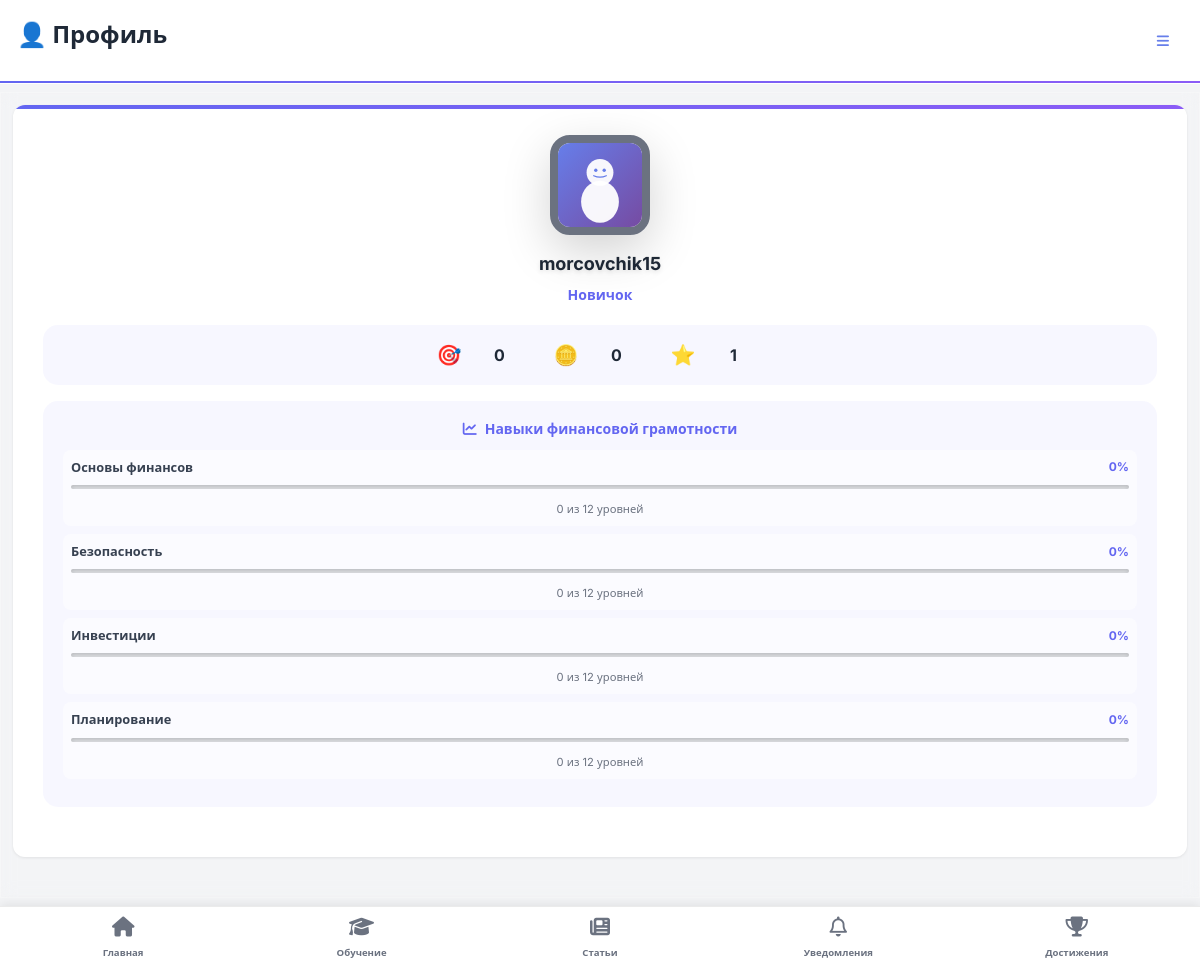
The app's page /accounts/profile/ (signed in) with its own data.
### accounts/models.py (models this page shows, shortened)
class User(AbstractUser):
    avatar = models.ImageField(upload_to='avatars/', null=True, blank=True)
    default_avatar = models.CharField(max_length=20, null=True, blank=True, choices=[
        ('default1', 'Мечтатель'),
        ('default2', 'Новатор'),
        ('default3', 'Аналитик'),
        ('default4', 'Победитель'),
    ])
    avatar_border = models.CharField(max_length=20, default='novice', choices=[
        ('novice', 'Новичок'),
        ('beginner', 'Ученик'),
        ('intermediate', 'Защитник'),
        ('advanced', 'Эксперт'),
        ('expert', 'Мастер'),
        ('master', 'Гуру'),
        ('legend', 'Легенда'),
    ])
    points = models.IntegerField(default=0)
    coins = models.IntegerField(default=0)
    level_number = models.IntegerField(default=1)
    notifications_enabled = models.BooleanField(default=True, verbose_name="Получать напоминания")
    groups = models.ManyToManyField(
        'auth.Group',
        related_name='custom_user_set',  # ← уникальное имя
        blank=True,
        help_text='The groups this user belongs to.',
        verbose_name='groups',
    )
    user_permissions = models.ManyToManyField(
        'auth.Permission',
        related_name='custom_user_set',  # ← уникальное имя
        blank=True,
        help_text='Specific permissions for this user.',
        verbose_name='user permissions',
    )
    def get_level_title(self):
        if self.points < 50:
            return "Новичок"
        elif self.points < 150:
            return "Ученик"
        elif self.points < 300:
            return "Защитник"
        elif self.points < 500:
            return "Эксперт"
        else:
            return "Мастер"
    def get_level_number(self):
        if self.points < 50:
            return 1
        elif self.points < 150:
            return 2
        elif self.points < 300:
            return 3
        elif self.points < 500:
            return 4
        else:
            return 5
    def get_avatar_border_class(self):
        return f"avatar-border-{self.avatar_border}"
    def get_avatar_display(self):
        if self.avatar:
            return self.avatar.url
        elif self.default_avatar:
            return f"/static/avatars/default/{self.default_avatar}.svg"
        else:
            return None

### game/models.py (models this page shows, shortened)
class Topic(models.Model):
    MAIN_CATEGORIES = [
        ('basics', 'Основы финансов'),
        ('security', 'Безопасность'),
        ('investments', 'Инвестиции'),
        ('planning', 'Планирование'),
    ]
    name = models.CharField(max_length=100, unique=True)
    description = models.TextField(blank=True)
    icon = models.CharField(max_length=50, default="fa-graduation-cap")  # для иконок (Font Awesome)
    main_category = models.CharField(max_length=20, choices=MAIN_CATEGORIES, default='basics')
    order_in_category = models.PositiveIntegerField(default=1)
    is_active = models.BooleanField(default=True)
    is_subcategory = models.BooleanField(default=False)
    parent_category = models.ForeignKey('self', on_delete=models.CASCADE, null=True, blank=True)
    class Meta:
        ordering = ['main_category', 'order_in_category']

### accounts/views.py (the view)
# urls.py: path('profile/', views.profile, name='profile'),
def profile(request):
    user = request.user
    categories = {
        'basics': {'name': 'Основы финансов', 'icon': 'fa-piggy-bank', 'topics': [], 'total_levels': 0, 'completed_levels': 0},
        'security': {'name': 'Безопасность', 'icon': 'fa-shield-halved', 'topics': [], 'total_levels': 0, 'completed_levels': 0},
        'investments': {'name': 'Инвестиции', 'icon': 'fa-chart-line', 'topics': [], 'total_levels': 0, 'completed_levels': 0},
        'planning': {'name': 'Планирование', 'icon': 'fa-bullseye', 'topics': [], 'total_levels': 0, 'completed_levels': 0},
    }
    topics = Topic.objects.prefetch_related('level_set').all()
    for topic in topics:
        total = topic.level_set.count()
        completed = UserLevelProgress.objects.filter(
            user=user,
            level__topic=topic,
            completed=True
        ).count()
        correct_answers = UserLevelProgress.objects.filter(
            user=user,
            level__topic=topic,
            completed=True,
            score__gte=80  # 80% и выше считается успешным прохождением
        ).count()
        if topic.main_category in categories:
            categories[topic.main_category]['topics'].append(topic)
            categories[topic.main_category]['total_levels'] += total
            categories[topic.main_category]['completed_levels'] += correct_answers  # Используем правильные ответы
    for category in categories.values():
        if category['total_levels'] > 0:
            category['progress_percent'] = int(category['completed_levels'] / category['total_levels'] * 100)
        else:
            category['progress_percent'] = 0
    user_achievements = UserAchievement.objects.filter(user=user).select_related('achievement').order_by('-earned_at')
    all_achievements = []
    system_achievements = Achievement.objects.filter(
        name__in=['Первые шаги', 'Легенда финансовой грамотности']
    )
    for achievement in system_achievements:
        user_achievement = UserAchievement.objects.filter(
            user=user, achievement=achievement
        ).first()
        all_achievements.append({
            'achievement': achievement,
            'earned': user_achievement is not None,
            'earned_at': user_achievement.earned_at if user_achievement else None
        })
    rarity_levels = ['common', 'uncommon', 'rare', 'legendary']
    icon_classes = ['fa-solid fa-star', 'fa-solid fa-gem', 'fa-solid fa-trophy', 'fa-solid fa-crown']
    for index, topic in enumerate(Topic.objects.all()):
        achievement_name = f"Мастер {topic.name}"
        achievement_description = f"Пройдены все уровни по теме «{topic.name}»"
        rarity_index = index % len(rarity_levels)
        rarity = rarity_levels[rarity_index]
        icon = icon_classes[rarity_index]
        achievement, _ = Achievement.objects.get_or_create(
            name=achievement_name,
            defaults={
                "description": achievement_description,
                "rarity": rarity,
                "icon": icon
            }
        )
        if not achievement.rarity:
            achievement.rarity = rarity
            achievement.icon = icon
            achievement.save()
        user_achievement = UserAchievement.objects.filter(
            user=user, achievement=achievement
        ).first()
        all_achievements.append({
            'achievement': achievement,
            'earned': user_achievement is not None,
            'earned_at': user_achievement.earned_at if user_achievement else None
        })
    achievements = sorted(all_achievements, key=lambda x: (not x['earned'], x['achievement'].name))
    return render(request, 'accounts/profile.html', {
        'categories': categories,
        'achievements': achievements,
    })

### game/context_processors.py (called while the page is built)
def notifications_context(request):
    try:
        if request.user.is_authenticated:
            return {
                'unread_notifications_count': Notification.objects.filter(
                    user=request.user,
                    is_read=False
                ).count()
            }
    except Exception:
        pass
    return {'unread_notifications_count': 0}

def mobile_view_context(request):
    user_agent = request.META.get('HTTP_USER_AGENT', '').lower()
    mobile_keywords = [
        'mobile', 'android', 'iphone', 'ipod', 'ipad',
        'blackberry', 'windows phone', 'webos', 'opera mini',
        'iemobile', 'mobile safari'
    ]
    is_mobile = any(keyword in user_agent for keyword in mobile_keywords)
    if 'force_mobile_view' in request.session:
        is_mobile = request.session['force_mobile_view']
    return {
        'mobile_view': is_mobile
    }

def achievements_context(request):
    if request.user.is_authenticated:
        user_achievements = UserAchievement.objects.filter(
            user=request.user
        ).select_related('achievement').order_by('-earned_at')[:10]
        achievements_list = []
        for ua in user_achievements:
            achievements_list.append({
                'achievement': ua.achievement,
                'earned_at': ua.earned_at
            })
        return {
            'mobile_achievements': achievements_list,
            'mobile_achievements_count': UserAchievement.objects.filter(user=request.user).count()
        }
    return {
        'mobile_achievements': [],
        'mobile_achievements_count': 0
    }

### game/models.py (called while the page is built)
    def get_rarity_class(self):
        return f"achievement-{self.rarity}"

### templates/accounts/profile.html (shortened to what this page needs)
{% extends 'base.html' %}
{% load static %}
{% block page_title %}👤 Профиль{% endblock %}
{% block content %}
<div class="profile-page">
    <div class="row">
    <div class="col-lg-4 col-md-5 mb-4">
      <div class="card gaming-profile-card h-100" style="height: 800px; overflow: hidden;">
        <div class="card-body text-center">
          <div class="mobile-profile-container">
            <div class="mb-4">
              {% if user.get_avatar_display %}
                <img src="{{ user.get_avatar_display }}" class="shadow-lg profile-avatar {{ user.get_avatar_border_class }}" alt="Аватар">
              {% else %}
                <div class="bg-gradient-primary text-white d-flex align-items-center justify-content-center shadow-lg mx-auto profile-avatar-placeholder {{ user.get_avatar_border_class }}">
                  {{ user.username|first|upper }}
                </div>
              {% endif %}
            </div>
            <div class="desktop-user-info">
              <h3 class="profile-name mb-2">{{ user.get_full_name|default:user.username }}</h3>
              <p class="profile-title mb-3">{{ user.get_level_title }}</p>
            </div>
            <div class="profile-stats">
            <div class="row g-3 desktop-stats">
              <div class="col-4">
                <div class="stat-item text-center">
                  <div class="stat-icon">🎯</div>
                  <div class="stat-value">{{ user.points }}</div>
                </div>
              </div>
              <div class="col-4">
                <div class="stat-item text-center">
                  <div class="stat-icon">🪙</div>
                  <div class="stat-value">{{ user.coins }}</div>
                </div>
              </div>
              <div class="col-4">
                <div class="stat-item text-center">
                  <div class="stat-icon">⭐</div>
                  <div class="stat-value">{{ user.get_level_number }}</div>
                </div>
              </div>
            </div>
          </div>
          <div class="profile-skills">
            <h6 class="skills-title mb-3">
              <i class="fa-solid fa-chart-line me-2"></i>Навыки финансовой грамотности
            </h6>
            {% for category_key, category in categories.items %}
              <div class="skill-progress-item mb-2">
                <div class="d-flex justify-content-between align-items-center mb-1">
                  <span class="skill-name">{{ category.name }}</span>
                  <span class="skill-percent">{{ category.progress_percent }}%</span>
                </div>
                <div class="progress skill-progress-bar" style="height: 6px;">
                </div>
                <small class="text-muted">{{ category.completed_levels }} из {{ category.total_levels }} уровней</small>
              </div>
            {% empty %}
              <p class="text-muted small mb-0">Нет данных о навыках.</p>
            {% endfor %}
          </div>
          </div>
        </div>
    </div>
          {% if achievements %}
                {% for achievement_data in achievements %}
                      {% if achievement_data.earned %}
                        {% load static %}
                      {% else %}
                        <i class="fa-solid fa-lock"></i>
                      {% endif %}
                {% endfor %}
          {% else %}
            <div class="text-center py-4">
              <div class="text-muted mb-2">🎯</div>
              <p class="text-muted">Нет достижений. Пройди первый уровень!</p>
            </div>
          {% endif %}
    </div>
  </div>
</div>
{% endblock %}

### static/css/finquest.css (style rules this page uses)
:root { --game-primary: #4f46e5; --game-secondary: #db2777; --game-accent: #d97706; --game-success: #059669; --game-danger: #dc2626; --game-dark: #111827; --game-surface: #f8fafc; --game-text: #0f172a; }
body { font-family: 'Inter', system-ui, -apple-system, Segoe UI, Roboto, sans-serif; color: var(--game-text); background: linear-gradient(135deg, #0f0f23 0%, #1a1a3e 25%, #2d1b69 50%, #1a1a3e 75%, #0f0f23 100%); min-height: 100vh; background-attachment: fixed; position: relative; overflow-x: hidden; }
body::before { content: ''; position: fixed; top: 0; left: 0; width: 100%; height: 100%; background: radial-gradient(circle at 20% 80%, rgba(120, 119, 198, 0.3) 0%, transparent 50%), radial-gradient(circle at 80% 20%, rgba(255, 119, 198, 0.3) 0%, transparent 50%), radial-gradient(circle at 40% 40%, rgba(120, 219, 255, 0.2) 0%, transparent 50%); animation: backgroundShift 20s ease-in-out infinite; z-index: -1; }
.card { border: none; background: linear-gradient(135deg, rgba(255,255,255,0.98) 0%, rgba(255,255,255,0.92) 100%); backdrop-filter: blur(20px); border-radius: 16px; box-shadow: 0 8px 32px rgba(0,0,0,0.2), 0 0 40px rgba(120, 119, 198, 0.15), inset 0 1px 0 rgba(255,255,255,0.2); border: 1px solid rgba(255,255,255,0.4); transition: all 0.3s ease; position: relative; overflow: hidden; color: var(--game-text); }
.card::before { content: ''; position: absolute; top: 0; left: -100%; width: 100%; height: 100%; background: linear-gradient(90deg, transparent, rgba(255,255,255,0.4), transparent); transition: left 0.6s ease; z-index: 1; }
.progress { height: 12px; border-radius: 10px; background: rgba(0,0,0,0.1); overflow: hidden; }
.progress { background: rgba(0,0,0,0.2); border-radius: 10px; overflow: hidden; box-shadow: inset 0 2px 4px rgba(0,0,0,0.2); }
.gaming-profile-card { background: linear-gradient(135deg, rgba(255, 255, 255, 0.95) 0%, rgba(255, 255, 255, 0.85) 100%); backdrop-filter: blur(20px); border: 1px solid rgba(99, 102, 241, 0.2); box-shadow: 0 8px 32px rgba(0, 0, 0, 0.1); position: relative; overflow: hidden; }
.avatar-border-novice { border: 8px solid #6b7280 !important; box-shadow: 0 0 20px rgba(107, 114, 128, 0.6); border-radius: 20px !important; position: relative !important; overflow: hidden !important; }
.avatar-border-novice::before, .avatar-border-novice::after { display: none; }
.gaming-profile-card::before { content: ''; position: absolute; top: 0; left: 0; right: 0; height: 4px; background: linear-gradient(90deg, #6366f1, #8b5cf6); border-radius: 15px 15px 0 0; }
.profile-avatar { border: 4px solid rgba(99, 102, 241, 0.3); transition: none; }
.profile-name { color: #1f2937; font-weight: 700; text-shadow: 0 2px 4px rgba(0, 0, 0, 0.1); }
.profile-title { color: #6366f1; font-weight: 600; font-size: 1.1rem; }
.profile-stats { background: rgba(99, 102, 241, 0.05); border-radius: 15px; padding: 20px; margin: 20px 0; }
.profile-skills { background: rgba(99, 102, 241, 0.05); border-radius: 15px; padding: 20px; margin: 20px 0; }
.skills-title { color: #6366f1; font-weight: 600; font-size: 1rem; margin-bottom: 15px; }
.skill-progress-item { margin-bottom: 12px; }
.skill-name { font-weight: 600; color: #374151; font-size: 14px; }
.skill-percent { font-weight: 700; color: #6366f1; font-size: 14px; }
.skill-progress-bar { background-color: rgba(99, 102, 241, 0.1); border-radius: 3px; overflow: hidden; }
.stat-item { padding: 10px 0; }
.stat-icon { font-size: 24px; width: 40px; text-align: center; }
.stat-value { font-size: 24px; font-weight: 700; color: #1f2937; min-width: 60px; }
.skill-name { font-weight: 600; color: #374151; font-size: 13px; }
.skill-percent { font-weight: 700; color: #6366f1; font-size: 13px; }

### static/css/mobile-app.css (style rules this page uses)
body.mobile-view { scroll-behavior: smooth; -webkit-overflow-scrolling: touch; }

### templates/base.html (style rules this page uses)
body { padding-bottom: 0; }

### templates/accounts/profile.html (style rules this page uses)
.profile-avatar { width: 200px; height: 200px; border-radius: 20px; object-fit: cover; display: block; margin: 0 auto; }
.desktop-stats { display: flex; }
.mobile-profile-container { background: transparent !important; border: none !important; padding: 0 !important; margin: 0 !important; box-shadow: none !important; }

### records on screen
User: avatar (placeholder picture), get_full_name "morcovchik15", get_level_title "Новичок", points "0", coins "0", get_level_number "1"
Topic: name "Основы финансов", progress_percent "0", completed_levels "0", total_levels "12"
Topic: name "Безопасность", progress_percent "0", completed_levels "0", total_levels "12"
Topic: name "Инвестиции", progress_percent "0", completed_levels "0", total_levels "12"
Topic: name "Планирование", progress_percent "0", completed_levels "0", total_levels "12"
